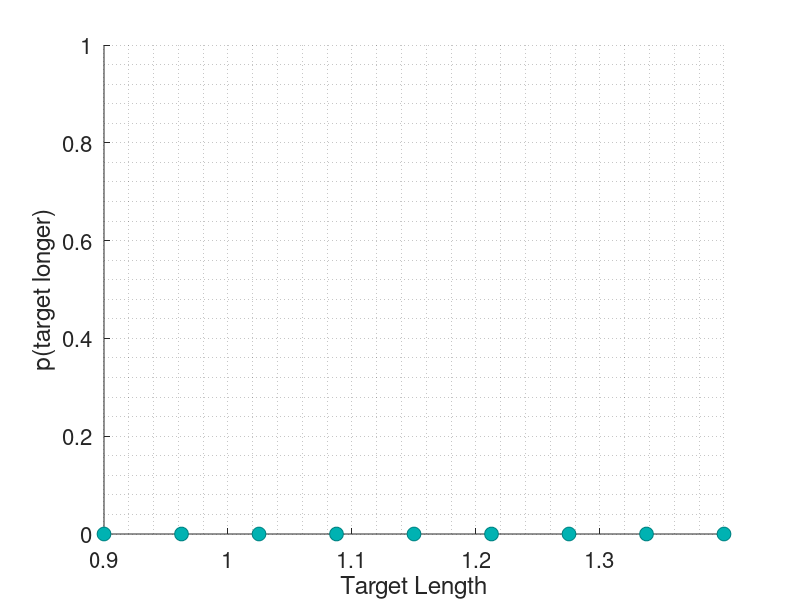

The MATLAB script that drew this image:
% Muller-Lyer Illusion Task

% This experiment assesses how our perception of the relative size of two lines
% can be altered due to added fins at their ends.
% The first fin has outwards fins and is of fixed length
% The second fin (target) has inwards fins and is of variable length

% This script creates several repetitions of various target sizes
% and determines the proportion of times each target size is perceived as
% longer than the fixed line.


clear, clc, close all

%% Part 1: Initialization and parameters

% set minumim and maximum target size
min_size = .9; % minimum target size (relative to the reference)
max_size = 1.4; 

n_levels = 9; % num of variations/stimulus lvls
n_reps = 3;% num of reps of each lvl
n_trials = n_levels * n_reps;


levels = linspace(min_size,max_size, n_levels); % generate levels within min/max at given interval
trials= repmat(levels,1,n_reps); % rep each lvl n_reps times (ordered)
rnd_trials = randsample(trials, n_trials); % randomly select from trials, n_trial times

stim_duration = .5; % quick stimulus duration

% set background and stimulus colors
bg_color = [.8 .8 .8];
line_color = [0 0 0];

resps = nan(1, n_trials);

% Initialize the figure
figure(1), clf
% normalize: axis remain consistent
% outerposition: where the corners of the figure are (ex. fullscreen)
% Toolbar anf menu: view off
set(gcf,'Color', bg_color, 'Units', 'Normalized','OuterPosition', [0 0 1 1], 'Toolbar', 'none', 'Menu', 'none')

% draw fixed stimulus (middle line of stim)
% Same as bg color to begin with
rf_line = plot([-1 -1],[-5 5], 'Color', bg_color, 'LineWidth',4); hold on
rfUp = plot([-0.5 -1 -1.5],[7 5 7], 'Color', bg_color, 'LineWidth',4);
rfDn = plot([-0.5 -1 -1.5],[-7 -5 -7,], 'Color', bg_color, 'LineWidth',4);

% draw target stimulus
tg_line = plot([1 1],[-5 5], 'Color', bg_color, 'LineWidth',4); hold on
tgUp = plot([0.5 1 1.5],[3 5 3], 'Color', bg_color, 'LineWidth',4);
tgDn = plot([0.5 1 1.5],[-3 -5 -3,], 'Color', bg_color, 'LineWidth',4);

set(gca, 'xlim', [-3 3], 'ylim', [-15 15]) % consistent axis

% add beginning text
press_enter = text(0,0, 'Press RETURN to start', 'HorizontalAlignment','center','FontSize',30, 'Color', line_color);

% remove axis lines and ticks
axis off

pause

delete(press_enter), pause(2)


%% Part 2: Start Experiment

for t = 1:n_trials
    
    % extract length of target line for this trial
    % making the trial slightly longer/shorter
    tar = rnd_trials(t)*5; % cur trial value * 5 (bc of the units)
       
    % show fixation cross for 500ms
    fix = text(0,0, '+', 'HorizontalAlignment','center','FontSize',50);
    pause(.5)
    delete(fix)
    % make reference line visible (ie, change its current color)
    set(rf_line, 'Color', line_color)
    set(rfUp, 'Color', line_color)
    set(rfDn, 'Color', line_color)

    % show target line and adjust its size according to trial
    set(tg_line, 'Color', line_color, 'YData',[-tar tar])
    set(tgUp, 'Color', line_color, 'YData', [tar-2 tar tar-2])
    set(tgDn, 'Color', line_color, 'YData', [-tar+2 -tar -tar+2])

    % pause for stimulus duration
    pause(stim_duration)
    
    % "turn off" lines
    set(rf_line,'Color',bg_color)
    set(rfUp, 'Color', bg_color)
    set(rfDn, 'Color', bg_color)

    set(tg_line, 'Color', bg_color)
    set(tgUp, 'Color', bg_color)
    set(tgDn, 'Color', bg_color)

    % display instruction to press 1 or 2
    instr = text(0,0, 'Which line was longer? 1 or 2', 'HorizontalAlignment','center', 'FontSize', 30);
        
    % gather response
    waitforbuttonpress
    x = get(gcf, 'CurrentCharacter'); % stores input
    resps(t) = str2double(x); % double type conversion
    
    % remove instruction
    delete(instr)
    
    % pause 200ms
   pause(0.2)
end
% save data
save('MLI_results_tutorial.mat')

%% Part 3: Plot results (almost identical to Tutorial 5)

% % in case the data were lost, load your results
load('MLI_results_tutorial.mat')
% 
% % initialize proportions array
p_targ = nan(1, n_levels);
% 
% % loop over the different contrasts used and calculate the proportion of 2s
for i = 1:n_levels
     idx = find(rnd_trials == levels(i));
     p_targ(i) = sum(resps(idx)==2)/length(idx); % proportion target brighter responses
 end
% 
% % close existing figure and open a new one
close
figure(1), clf
% 
% % plot results using a scatterplot
scatter(levels, p_targ, 100, 'MarkerFaceColor', [0 .7 .7], 'MarkerEdgeColor', [0 .5 .5])
% 
% % Customize plot
xlabel('Target Length')
ylabel('p(target longer)')
% 
xlim([min(levels) max(levels)])
ylim([0 1])
% 
set(gca, 'FontSize', 16)
% 
grid minor
% 
hold on

%% Challenge: 
% Use PALAMEDES to fit a psychometric function to your results. Then report
% the parameters (alpha and beta) and prepare a figure of the function
% plotted over your data.
